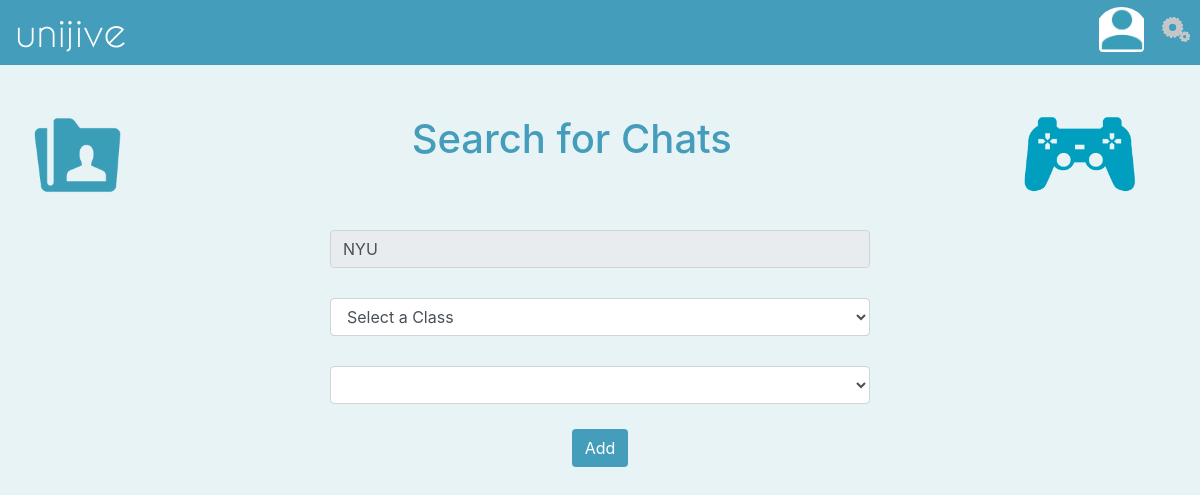
Page /search_chats/ (signed in) on the earlier database version.
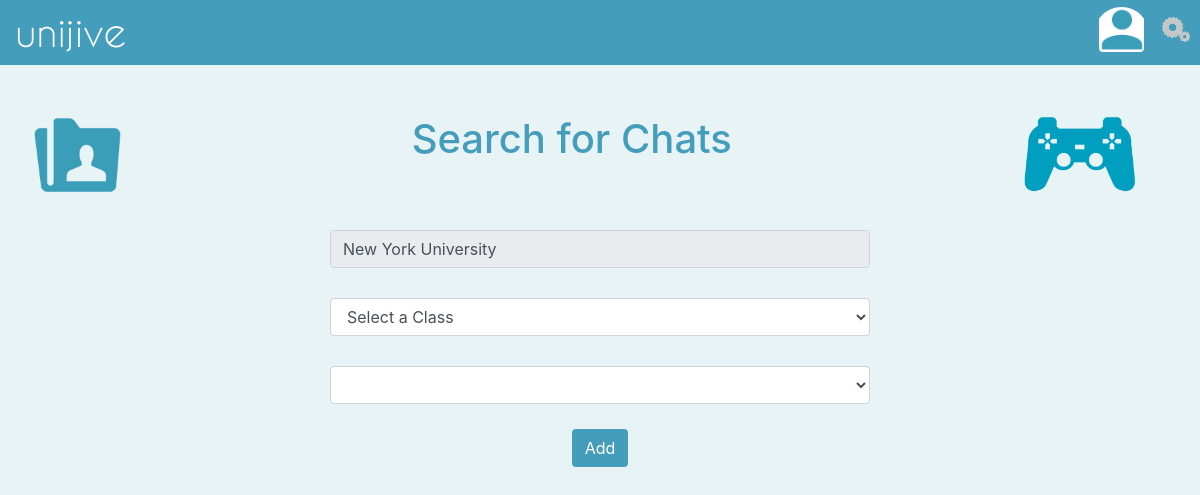
Same page on the later database version.
### accounts/models.py (models this page shows, shortened)
class User(AbstractBaseUser):
    email           = models.EmailField(max_length= 255, unique =True)
    active          = models.BooleanField(default= True)
    staff           = models.BooleanField(default = False)
    admin           = models.BooleanField(default = False)
    memberSince     = models.DateTimeField(auto_now_add=True)
    USERNAME_FIELD  = 'email'
    REQUIRED_FIELDS = []
    objects = UserManager()
    @property
    def is_active(self):
        return self.active

class UserProfile(models.Model):
    user            = models.OneToOneField(User)
    firstName       = models.CharField(max_length = 30)
    lastName        = models.CharField(max_length = 30)
    username        = models.CharField(max_length = 30)
    university      = models.CharField(max_length = 30)
    numberofLikes   = models.IntegerField(default = 0)
    profilePic      = models.ImageField(default = os.path.join(BASE_DIR, "/webpages/static/icons_/account_icon.PNG") )
    YEAR_IN_SCHOOL_CHOICES = (
        ('Freshman', 'Freshman'),
        ('Sophomore', 'Sophomore'),
        ('Junior', 'Junior'),
        ('Senior', 'Senior'),
    )
    year_in_school = models.CharField(max_length=15, choices=YEAR_IN_SCHOOL_CHOICES, default='Freshman',)

### webpages/views.py (the view)
# urls.py: url(r'^search_chats/$', SearchChatsView.as_view(template_name = "unijive.search_chats.html"), name="searchChats"),
class SearchChatsView(LoginRequiredMixin, ListView):
    def get_queryset(self):
        queryset = ListofChats.objects.filter(university = self.request.user.userprofile.university).values('className').distinct()
        return queryset

### templates/unijive.search_chats.html (shortened to what this page needs)
{% extends 'unijive.nav_bar_base.html' %}
{% block content%}
{% load static %}
        <div class = "page-header" style = "margin-top:50px;margin-left:30px;">
            <h1>
                <a href = "{% url "myChats" %}"><img src = "{% static "icons_/my_chats_icon.PNG" %}" height="80px" width="auto" style = "float:left;"></a>
                <h1 style = "text-align:center;color:#439DBB;">Search for Chats
                <a href = "{% url "distractions" %}"><img src = "{% static "icons_/distractions.PNG" %}" height="80px" width="auto" style = "float:right;margin-right:60px;"></a>
                </h1>
            </h1>
        </div>
        <br>
        <div class = "container" style="margin-top:20px;text-align:center;">
            <div class="row">
                <div class="col-lg-6 offset-lg-3">
                    <div class="input-group" style="margin-top:15px;margin-bottom:15px;">
                        <input type="text" class="form-control" placeholder="School" value="{{user.userprofile.university}}" disabled>
                            </div>
                </div>
            </div>
            <div class = "row">
                <div class="col-lg-6 offset-lg-3">
                    <div class="input-group" style="margin-top:15px;margin-bottom:15px;">
                <select id="classSelect" class="form-control">
                        <option value = "Select a Class">Select a Class</option>
                </select>
                    </div>
                </div>
            </div>
            <div class = "row">
                <div class="col-lg-6 offset-lg-3">
                    <div class="input-group"  style="margin-top:15px;margin-bottom:15px;">
                <select id = "profSelect" class="form-control">
                </select>
                    </div>
                </div>
            </div>
<span class="input-group-btn">
    <button id="addButton" class="btn btn-default" style = "margin: 10px auto 0px auto;background-color:#439DBB;color:white;" type="button">Add</button>
</span>
        </div>
{% endblock content%}

### templates/unijive.nav_bar_base.html (shortened to what this page needs)
<!DOCTYPE hmtl>
<html>
<head>
    {% include 'snippets/css.html' %}
    {% load static %}
{% load static%}
<link rel="stylesheet" media="screen" href="{% static "sidebar.css"%}" type="text/css"/>
<div class = "navbar" style="background-color:#439DBB;height:65px;padding:0 10px 0 0;">
    <div class = "col">
    <div class="navbar-brand" style="font-family:CaviarDreams;color:white;"><a href = "{% url "home" %}" class = "navbarLink"><h1>unijive</h1></a></div>
    </div>
    <div class = "col">
        <div class = "row" style = "float:right;">
        <a href ="{% url "myAccount" %}" >
            <button type= "button" class="btn btn-link">
                <div class = "image-cropper">
                    <img class = "rounded" style="height:45px;" src = "{% static "icons_/account_icon.PNG" %}">
                </div>
            </button>
        </a>
        <div class = "dropdown" >
        <img id="settings" class="dropdown-toggle" src="{% static "icons_/settings.gif" %}" height ="25px"alt="" style = "margin-top:17px;position:relative;" data-toggle="dropdown" aria-haspopup="true" aria-expanded="false">
        </div>
    </div>
    </div>
</div>
</head>
<body style = "background-color:#439DBB1F"></body>
{% block content %}
{% endblock content %}
</body>
</html>

### templates/snippets/css.html (shortened to what this page needs)
<link rel="stylesheet" href="https://maxcdn.bootstrapcdn.com/bootstrap/4.0.0-beta.3/css/bootstrap.min.css">

### webpages/static/sidebar.css (style rules this page uses)
.image-cropper { float:right; width:55px; height:55px; position:relative; overflow:hidden; -webkit-border-radius: 50%; -moz-border-radius: 50%; -ms-border-radius: 50%; -o-border-radius: 50%; border-radius: 50%; }
.rounded { display: inline; margin: 0 auto; height: 45px; width:45px; }
html, body { margin: 0; padding: 0; }

Differences in the rows shown:
changed User: userprofile.university "NYU" → "New York University"
